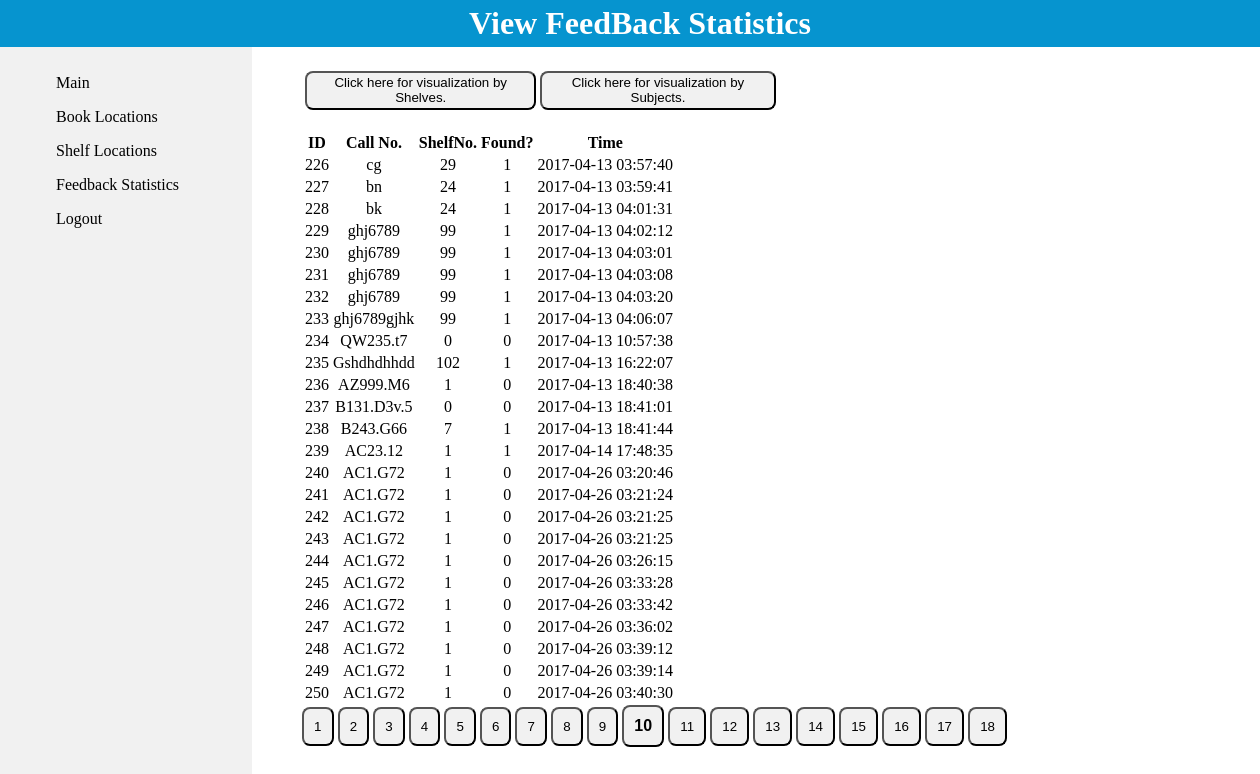
The app's page /Admin/Feedback/feedback.php?page=10 with its own data.
### tables this page shows
CREATE TABLE `FeedBack` (
  `ID` int(10) NOT NULL AUTO_INCREMENT,
  `CallNo` char(30) NOT NULL,
  `ShelfNo` int(10) NOT NULL,
  `Subject` varchar(50) NOT NULL,
  `Found` int(1) NOT NULL,
  `Time` datetime NOT NULL,
  PRIMARY KEY (`ID`)
);

### Admin/Feedback/feedback.php (the view, shortened to what this page needs)
<!DOCTYPE html>
<html lang = "en">
	<head>
		<link rel="stylesheet" type="text/css" href="../Admin.css">
	</head>
	<body>
		<div id = "wrapper">
			<div id = "header-div">
				<h1> View FeedBack Statistics</h1>
			</div>
			<div id = "nav-div">
				<ul>
					<li><a href = "../adminPanel.html">Main</a></li>
					<li><a href = "../Book Locations/bookLocations.php">Book Locations</a></li>
					<li><a href = "../Shelf Locations/shelfLocations.php">Shelf Locations</a></li>
					<li><a href = "feedback.php">Feedback Statistics</a></li>
					<li><a href = "../../index.html">Logout</a></li>
				</ul>
			</div>
			<div id = "main">
            <br>
			<table >
				<tr>
				<th>
				   <button type = "button" onClick = "window.location.href = 'shelf_graphs.php';"> Click here for visualization by Shelves.</button>
				</th>
				<th>
				    <button type = "button"  onClick = "window.location.href = 'subject_graphs.php';"> Click here for visualization by Subjects.</button>
				</th>
				</tr>
			</table>
			<br>
	<?php
		include ("../connect.php");
		$results_per_page = 25;
		$datatable = "FeedBack";
		if (isset($_GET["page"])) {
			$page  = $_GET["page"];
			} else {
				$page=1;
			};
         $start_from = ($page-1) * $results_per_page;
		 $sql = "SELECT * FROM " . $datatable . " ORDER BY ID LIMIT $start_from, " .$results_per_page;
	   if ($data = $conn->query($sql))
		{
			if ($data->num_rows > 0)
			{
				echo "<table><tr><th>ID</th><th>Call No.</th><th>ShelfNo.</th><th>Found?</th><th>Time</th>";
				while ($row = $data->fetch_object())
				{
					echo "<tr><td>" . $row->ID . "</td>";
					echo "<td>" . $row->CallNo . "</td>";
					echo "<td>" . $row->ShelfNo . "</td>";
					echo "<td>" . $row->Found . "</td>";
					echo "<td>" . $row->Time . "</td>";
				}
			}
			else
			{
				echo "The database is curently empty!";
			}
			echo "</table>";
		}
		$sql2 = "SELECT COUNT(ID) AS total FROM ".$datatable;
		$result = mysqli_query($conn,$sql2);
		$row = mysqli_fetch_assoc($result);
		$total_pages = ceil($row["total"] / $results_per_page);
		for ($i=1; $i<=$total_pages; $i++) {
					$href = '"feedback.php?page='.$i.'"';
					echo "<button type='button' style='display:inline;' onclick='window.location.href=".$href."'";
					if ($i==$page) echo " class='curPage' ";
					echo ">".$i."</button> ";
		};
	?>
		</div>
	</div>
</body>
</html>

### Admin/Admin.css (style rules this page uses)
body,html { margin:0; }
#wrapper { width: 100%; margin: 0 auto; }
#header-div { padding: 5px 10px; background-color: #0694CF; position: fixed; width: 100%; z-index: 10; }
#header-div h1 { margin: 0; text-align: center; color: white; z-index: 10; }
#nav-div { background-color: #F1F1F1; float: left; width: 20%; position: fixed; height: 100%; z-index: 9; }
#nav-div ul { position: fixed; top: 50px; list-style-type: none; }
#nav-div li a { display: block; color: black; text-decoration: none; padding: 8px 16px; text-align: left; }
#main { float: right; width: 80%; margin-top: 50px; margin-right: -50px; }
table { text-align: center; }
#main button { border-radius: 8px; background-color: #f1f1f1; color: black; padding: 1%; cursor: pointer; display: block; }
.curPage { font-weight:bold; font-size:16px; color: #0694CF; }

### records on screen
feedback: ID "226", CallNo "cg", ShelfNo "29", Found "1", Time "2017-04-13 03:57:40"
feedback: ID "227", CallNo "bn", ShelfNo "24", Found "1", Time "2017-04-13 03:59:41"
feedback: ID "228", CallNo "bk", ShelfNo "24", Found "1", Time "2017-04-13 04:01:31"
feedback: ID "229", CallNo "ghj6789", ShelfNo "99", Found "1", Time "2017-04-13 04:02:12"
feedback: ID "230", CallNo "ghj6789", ShelfNo "99", Found "1", Time "2017-04-13 04:03:01"
feedback: ID "231", CallNo "ghj6789", ShelfNo "99", Found "1", Time "2017-04-13 04:03:08"
feedback: ID "232", CallNo "ghj6789", ShelfNo "99", Found "1", Time "2017-04-13 04:03:20"
feedback: ID "233", CallNo "ghj6789gjhk", ShelfNo "99", Found "1", Time "2017-04-13 04:06:07"
feedback: ID "234", CallNo "QW235.t7", ShelfNo "0", Found "0", Time "2017-04-13 10:57:38"
feedback: ID "235", CallNo "Gshdhdhhdd", ShelfNo "102", Found "1", Time "2017-04-13 16:22:07"
feedback: ID "236", CallNo "AZ999.M6", ShelfNo "1", Found "0", Time "2017-04-13 18:40:38"
feedback: ID "237", CallNo "B131.D3v.5", ShelfNo "0", Found "0", Time "2017-04-13 18:41:01"
feedback: ID "238", CallNo "B243.G66", ShelfNo "7", Found "1", Time "2017-04-13 18:41:44"
feedback: ID "239", CallNo "AC23.12", ShelfNo "1", Found "1", Time "2017-04-14 17:48:35"
feedback: ID "240", CallNo "AC1.G72", ShelfNo "1", Found "0", Time "2017-04-26 03:20:46"
feedback: ID "241", CallNo "AC1.G72", ShelfNo "1", Found "0", Time "2017-04-26 03:21:24"
feedback: ID "242", CallNo "AC1.G72", ShelfNo "1", Found "0", Time "2017-04-26 03:21:25"
feedback: ID "243", CallNo "AC1.G72", ShelfNo "1", Found "0", Time "2017-04-26 03:21:25"
feedback: ID "244", CallNo "AC1.G72", ShelfNo "1", Found "0", Time "2017-04-26 03:26:15"
feedback: ID "245", CallNo "AC1.G72", ShelfNo "1", Found "0", Time "2017-04-26 03:33:28"
feedback: ID "246", CallNo "AC1.G72", ShelfNo "1", Found "0", Time "2017-04-26 03:33:42"
feedback: ID "247", CallNo "AC1.G72", ShelfNo "1", Found "0", Time "2017-04-26 03:36:02"
feedback: ID "248", CallNo "AC1.G72", ShelfNo "1", Found "0", Time "2017-04-26 03:39:12"
feedback: ID "249", CallNo "AC1.G72", ShelfNo "1", Found "0", Time "2017-04-26 03:39:14"
feedback: ID "250", CallNo "AC1.G72", ShelfNo "1", Found "0", Time "2017-04-26 03:40:30"
